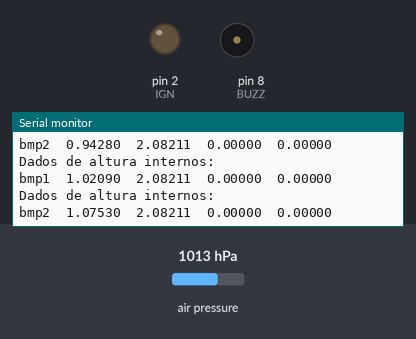
The sketch below on a simulated Arduino Uno, built with avr-gcc and run on an emulated ATmega328P. Parts: output pins drawn as LEDs (lit = HIGH), buzzer (waves = sounding, pin HIGH), the last lines printed to the serial monitor. Inputs (shaded band) come from the test bench; at power-on: air pressure 1013 hPa. Storage starts empty.

Above: at 1.8 s.
1.9 s: air pressure set to 975 hPa
At 2.05 s:
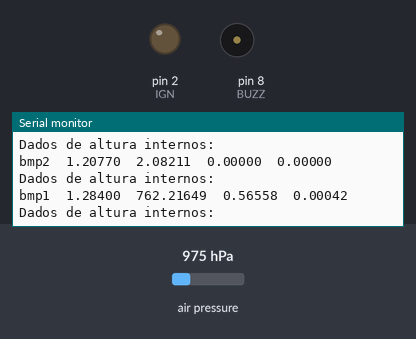
4.9 s: air pressure set to 1000 hPa
At 4.94 s:
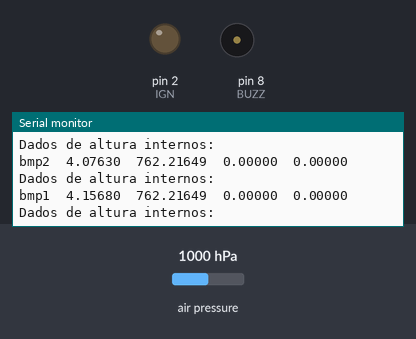
Timing chart, 0 to 7.9 s (numbered marks = the images above; inputs shaded):
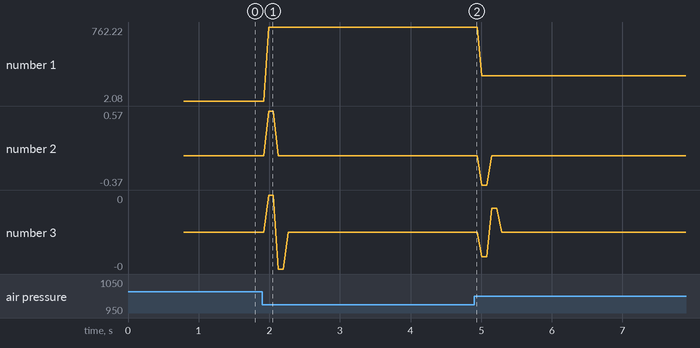

The sketch:

Avionica.ino
```cpp
/***************************************************************************
  ------------- Embedded firmware for the Anhangá Rocket -----------------
  Authors: Batata, Joan, Gabriel
  Version: 0.3 - 26/11/2019 [Teste paraquedas CEPETRO]

  Description:
    This firmware implements a state machine, keeping track of the rocket
    flight phases and acting accordingly.
    There are 5 main flight states:
      E1 - Ground before launch
      E2 - Propulsive flight
      E3 - Ballistic flight
      E4 - Descent with parachute
      E5 - Ground after flight
    Between each of these states, there are main transitions and actions
    on the rocket, the parachute launch being the most important one.

    The rocket phases and state transitions, as well as the fluxogram of this
    code are presented in detail in the firmware development report, located
    in Antares Google drive repository.

 ***************************************************************************/

/* ----- Library Inclusion ----- */

#include <Wire.h>
#include <Adafruit_BMP280.h>
#include <SD.h>
#include <SPI.h>
#include "voo.h"


/* ----- Macro definitions ----- */

#define IGN       (2)       // I/O pin for ignitor digital output
#define BUZZ      (8)       // I/O pin for buzzer digital output
#define IGN_READ  (A0)      // I/O pin for analogic ignitor read
#define ADD_BMP1  0x76      // Address of BMP no. 1
#define ADD_BMP2  0x77      // Address of BMP no. 2
#define CS_PIN    9         // Chip Select pin for SPI communication with SD card
#define TIMER_TKS 200       // Timer ticks in a period (Timer 1 runs at 2MHz freq.) - [200 for period of 0.1ms]
#define T_MEASURE 56        // Measure period (x 0.1ms) - [56 for 181.8 Hz]
#define LED_TEST  (13)      // Digital output pin for testing


/* ----- Type definitions ----- */

//typedef long long signed int BMP280_S64_t;
//typedef unsigned long int BMP280_U32_t;
//typedef signed long int BMP280_S32_t;


/* ----- Global variables definitions ----- */

const int chipSelect = CS_PIN;            // CS for SPI communication with SD card
volatile unsigned long timeCount = 0UL;   // A long is 32 bits long = 4294967296 levels
                                          // Using a dt=100us, it can count up to 119 hours
volatile int measureCount = 0;            // Counter for dividing timer freq. to get measure freq.
volatile byte state = 0;                  // State of the flight (E1 corresponds to 0, and so forth)
volatile bool led_on = false;             // Variable for test LED state

Adafruit_BMP280 bmp1, bmp2;               // Object used as BMP280 driver - I2C use
Voo voo1 = Voo(50);                       // Object containing height, velocity, acceleration - sensor 1
Voo voo2 = Voo(50);                       // Object containing height, velocity, acceleration - sensor 2
volatile unsigned long timeSave1 = 0UL;   // Variable used for storing moment of last measure of sensor 1
volatile unsigned long timeSave2 = 0UL;   // Variable used for storing moment of last measure of sensor 2
volatile float bmpPi1, bmpPi2;            // Initial pressures on sensors 1 and 2
volatile float bmpHi1, bmpHi2;            // Initial height measured on sensors 1 and 2
volatile float bmpD1, bmpD2;              // Derivative of height w.r.t. pressure on initial pressure


/* ----- Auxiliary function definitions ----- */

/* Timer 1 Interruption Sub-Routine */
ISR(TIMER1_COMPA_vect){
  timeCount++;                    // Increments time counter
  measureCount++;                 // Increments measure counter
  if(measureCount == T_MEASURE)   // 5600us makes a period of 181.8Hz
    measureCount = 0;             // Reset measure counter for main program
}

/* Save data to SD function */
void save_to_SD(String bmp, Voo dados){
  File dataFile;                                        // Object used as SD driver - SPI use
  Serial.println(F("Dados de altura internos:"));
  int vsize = 4;
  float vect [vsize] = {timeCount/10000.0,              // Time since start-up in seconds
                        dados.altura.getValor(-1),      // Last acquired height measure [m]
                        dados.velocidade.getValor(-1),  // Last acquired velocity measure [m/s]
                        dados.aceleracao.getValor(-1)}; // Last acquired acceleration measure [m/s2]
  dataFile = SD.open("antares.txt", FILE_WRITE);
  if(!dataFile){
    Serial.println(F("---------> ERRO na abertura do arquivo"));
  }
  dataFile.print(bmp);
  Serial.print(bmp);
  for(int i=0; i<vsize; i++){
    dataFile.print("\t");
    dataFile.print(vect[i]);
    Serial.print("\t");
    Serial.print(vect[i],5);
  }
  dataFile.print("\n");
  Serial.print("\n");
  dataFile.close();
  return;
}

/* BMP height configuration - call on setup */
bool configure_BMP(byte bmp_nb){
  if(bmp_nb <=0 || bmp_nb >=3){
    Serial.println(F("ERROR: configure_BMP -> invalid BMP number!"));
    return(false);
  }
  float bmpPi = 0;
  float bmpHi = 0;
  float bmpDi = 0;
  int address = (bmp_nb == 1) ? ADD_BMP1 : ADD_BMP2;            // Gets bmp adress accordingly
  Adafruit_BMP280 * bmpHandle = (bmp_nb == 1) ? &bmp1 : &bmp2;  // Gets bmp object handle accordingly
  if (!bmpHandle->begin(address)) {                             // Initialize BMP
    Serial.print(F("Could not find BMP280 sensor (add="));
    Serial.print(address);
    Serial.println(F("), check wiring and reset!"));
    return(false);
  }
  bmpHandle->setSampling(Adafruit_BMP280::MODE_NORMAL,         /* Operating Mode. */
                  Adafruit_BMP280::SAMPLING_X2,               /* Temp. oversampling */
                  Adafruit_BMP280::SAMPLING_X16,              /* Pressure oversampling */
                  Adafruit_BMP280::FILTER_OFF,                /* Filtering. */
                  Adafruit_BMP280::STANDBY_MS_500);           /* Standby time. */
  for(int i=0; i<100; i++){
    bmpPi += bmpHandle->readPressure();                        // Read initial pressure
    bmpHi += bmpHandle->readAltitude();                        // Read initial altitude (exponential method)
  }
  bmpPi = bmpPi/100.0;                                        // Get average of pressure in 100 measures
  bmpHi = bmpHi/100.0;                                        // Get average of height in 100 measures
  bmpDi = -2260.209*pow(bmpPi,-0.8097);                       // Calculate derivative in initial pressure
  if (bmp_nb == 1){                                           // Save data in according variables
    bmpPi1 = bmpPi;
    bmpHi1 = bmpHi;
    bmpD1 = bmpDi;
  }
  else{
    bmpPi2 = bmpPi;
    bmpHi2 = bmpHi;
    bmpD2 = bmpDi;
  }
  Serial.print(F("Finished configuration of BMP "));
  Serial.println(bmp_nb);
  Serial.print(F("bmpPi = "));
  Serial.println(bmpPi,3);
  Serial.print(F("bmpHi = "));
  Serial.println(bmpHi,3);
  Serial.print(F("bmpDi = "));
  Serial.println(bmpDi,3);
  return(true);
}

/* BMP height reading - Linear method */
float read_BMP_h(byte bmp_nb){
  if(bmp_nb <=0 || bmp_nb >=3){
    Serial.println(F("ERROR: read_BMP_h -> invalid BMP number!"));
    return(0);
  }
  float p,h;
  Adafruit_BMP280 * bmpHandle = (bmp_nb == 1) ? &bmp1 : &bmp2;     // Gets bmp object handle accordingly
  float bmpPi = (bmp_nb == 1) ? bmpPi1 : bmpPi2;
  float bmpHi = (bmp_nb == 1) ? bmpHi1 : bmpHi2;
  float bmpDi = (bmp_nb == 1) ? bmpD1 : bmpD2;
  p = bmpHandle->readPressure();
//  Serial.println(F("Pressure reading: "));
//  Serial.println(p,5);
  h = bmpHi + bmpDi * (p - bmpPi);                           // Linearization of height
  return(h);
}

/* BMP average valid reading - call on loop */
float read_avg_BMP(byte bmp_nb){
  if(bmp_nb <=0 || bmp_nb >=3){
    Serial.println(F("ERROR: read_avg_BMP -> invalid BMP number!"));
    return(-1.0);
  }
  float read_h = 0.0;
  float acc_h = 0.0;
  byte measuresDone = 0;                    // Counter for valid height acquisitions from sensors
  byte failed = 0;
  while(measuresDone < 3 && failed < 3){
    if(measureCount == 0){                  // Waits cycle of measurement (acquisition frequency)
      read_h = read_BMP_h(bmp_nb);
//      Serial.println(F("Dados de altura recebidos interior:"));
//      Serial.println(read_h, 5);
      if(read_h < 1700 && read_h > 0){      // Measure validation - h in launch site is 700m + max of flight is 500m = total of 1200m
        acc_h += read_h;
        measuresDone++;
      }
      else
        failed++;
    }
  }
  if(failed >= 3)
    return(0.0);
  else
    return(acc_h/3.0);
}

unsigned int get_dt(byte bmp_nb){
  if(bmp_nb <=0 || bmp_nb >=3){
    Serial.println(F("ERROR: get_dt -> invalid BMP number!"));
    return(0);
  }
  unsigned long timeSave = (bmp_nb == 1) ? timeSave1 : timeSave2;
  unsigned int dt;
  noInterrupts();
  dt = (unsigned int)(timeCount - timeSave);
  if(bmp_nb == 1)
    timeSave1 = timeCount;
  else
    timeSave2 = timeCount;
  interrupts();
  return(dt);
}

/* LED configuration - call on setup */
void LED_config(){
  pinMode(LED_TEST, OUTPUT);
  digitalWrite(LED_TEST, LOW);
}

/* LED test routine - for testing: call on loop */
void LED_toggle(){
  if(!led_on){
      digitalWrite(LED_TEST, HIGH);
      Serial.println(F("LED ON"));
    }
    if(led_on){
      digitalWrite(LED_TEST, LOW);
      Serial.println(F("LED OFF"));
    }
    led_on = !led_on;
    Serial.print(F("timeCount = "));
    Serial.println(timeCount);
    Serial.print(F("measureCount = "));
    Serial.println(measureCount);
}


/* ----- Setup function definition ----- */

void setup() {
  /* Serial communication Configuration */
  Serial.begin(9600);
  Serial.println(F("Anhanga Firmware Debugging..."));

  /* I/O Configuration */
  pinMode(IGN, OUTPUT);     // Configure ignitor pin as digital output
  pinMode(BUZZ, OUTPUT);    // Configure buzzer pin as digital output
  pinMode(CS_PIN, OUTPUT);  // Configure Chip Select pin as digital output
//  LED_config();             // Configure LED for testing code
  Serial.println(F("I/O configuration done."));

  /* SD Configuration */
  if(!SD.begin(chipSelect)){
    Serial.println("Error in SD card configuration!");
//    return;
  }
  else
    Serial.println(F("SD configuration done."));

  /* BMP280 Configuration */
  if(configure_BMP(1) && configure_BMP(2))      // Configuration and initialization funcions of BMP1 and BMP2
    Serial.println(F("BMPs configuration done."));
  else
    Serial.println(F("Problems found on BMPs configuration."));

  /* Timer 1 (16-bit) configuration */
  TCCR1A = 0x00;        // Configure timer on internal source and CTC (Clear Timer on Compare) match mode.
  TCCR1B = B00001010;   // Configure internal clock with prescaler = 8 --> Timer frequency = 2MHz.
                        // Precise CTC mode - clear on OCR1A register match.
  OCR1A = TIMER_TKS;    // Amount of timer ticks to generate period of 100us (10kHz).
  Serial.println(F("Timer 1 registers set."));

  /* Timer 1 Interruption configuration */
  TIMSK1 |= 0x02;       // Enable Interrupt on OCR1A Match
  interrupts();         // Enable interruptions

  Serial.println(F("All configurations finished, interruptions enabled"));
}


/* ----- Main function definition ----- */

void loop() {

//    Serial.println("bmp1:");
//    Serial.print(F("Approx altitude = "));
//    float h1 = bmp.readAltitude(1013.25);
//    Serial.print(h1);
//    Serial.println(" m");
//    salva("bmp1: ", h1);
//
//    Serial.println();
//    Serial.println("bmp2:");
//    Serial.print(F("Approx altitude = "));
//    float h2 = bmp2.readAltitude(1013.25);
//    Serial.print(h2);
//    Serial.println(" m");
//    salva("bmp2: ", h2);
//
//    Serial.println();
//    delay(2000);
//  LED_toggle();
  float h1 = read_avg_BMP(1);
  voo1.tempo = get_dt(1);
  voo1.addAltura(h1);
  float h2 = read_avg_BMP(2);
  voo2.tempo = get_dt(2);
  voo2.addAltura(h2);
  save_to_SD("bmp1",voo1);
  save_to_SD("bmp2",voo2);

  switch(state){
    case 0:         // E1 = Initialization
      // Check if flying
      break;
    case 1:         // E2 = Propulsive Flight
      // Check if end of propulsion
      break;
    case 2:         // E3 = Ballistic Flight
      // Check if target velocity reached
        digitalWrite(IGN, HIGH);
      break;
    case 3:         // E4 = Parachute Descent
      // Check if reached ground
      // Check igniter
      break;
    case 4:         // E5 = Ground reached
      digitalWrite(BUZZ, HIGH);
      break;
    case 10:        // E11 = Failure mode
      // What to do?
      break;
  }
}
```

dados.h
```cpp
#ifndef dados_h
#define dados_h

class Dados{
  public:
    float a[10] = {0, 0, 0, 0, 0, 0, 0, 0, 0, 0};
    int index = 0;
    int first = 0;

    int isFirst(){
      return first;
    }

    void adicionarValor(float dado){
      a[index] = dado;
      index = atualizaIndex(index);
      first = 1;
    }

    int atualizaIndex(int i){
      if (i < 9){
        i++;
      } else {
        i = 0;
      }
      return i;
    }

    float getMedia(){
      int i = 0;
      float soma = 0;
      for (i = 0; i < 10; i++){
        soma += a[i];
      }

      return soma / 10;
    }

    float getValor(int deslocamento){
      int i = index;
      if (deslocamento == -2) {
        if (i != 1 && i != 0){
          i += deslocamento;
        } else {
          if (i == 0){
            i = 8;
          } else {
            i = 9;
          }
        }
      } else if (deslocamento == -1) {
        if (i != 0){
          i += deslocamento;
        } else {
          i = 9;
        }
      }

      return a[i];
    }
};

#endif
```

voo.h
```cpp
#ifndef voo_h
#define voo_h
#include "dados.h"
class Voo {
  public:
    Dados altura;
    Dados velocidade;
    Dados aceleracao;
    int tempo;

    Voo(int t){
      tempo = t;
    }

    void addAltura(float dado){
      if (altura.isFirst() != 0) {
        altura.adicionarValor(dado);
        float v = (altura.getValor(-1) - altura.getValor(-2)) / tempo;
        if (velocidade.isFirst() != 0){
          velocidade.adicionarValor(v);
          float a = (velocidade.getValor(-1) - velocidade.getValor(-2)) / tempo;
          aceleracao.adicionarValor(a);
        } else {
          velocidade.adicionarValor(v);
        }
      } else {
        altura.adicionarValor(dado);
      }
    }
};

#endif
```

Measured:
- after the input at 1.9 s, the serial monitor: prints a new line after 0.09 s (image 1)
- plotted number 1: 2.08 → 762.22 after the input at 1.9 s
